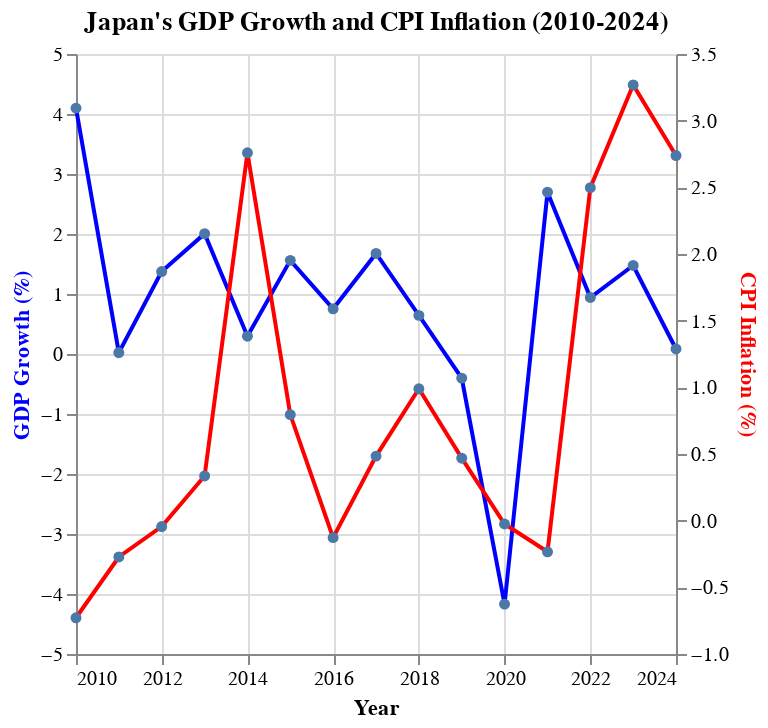

Here is the notebook cell this chart was saved with:
### Markdown cell above
### Data Visualization:
Create a dual-axis line chart with years on the x-axis, GDP growth on the left y-axis, and CPI inflation on the right y-axis.

### Code cell
import altair as alt

# Create a dual-axis chart
chart = alt.layer(
    # GDP Growth line
    alt.Chart(japan_macro_df.reset_index()).mark_line(point=True, color='blue').encode(
        x=alt.X('Year:T'),
        y=alt.Y('GDP Growth:Q', axis=alt.Axis(title='GDP Growth (%)', titleColor='blue')),
        tooltip=[alt.Tooltip('Year:T'), 'GDP Growth:Q']
    ),
    # CPI Inflation line
    alt.Chart(japan_macro_df.reset_index()).mark_line(point=True, color='red').encode(
        x=alt.X('Year:T'),
        y=alt.Y('CPI Inflation:Q', axis=alt.Axis(title='CPI Inflation (%)', titleColor='red')),
        tooltip=[alt.Tooltip('Year:T'), 'CPI Inflation:Q']
    )
).resolve_scale(
    y='independent'
).properties(
    title='Japan\'s GDP Growth and CPI Inflation (2010-2024)'
)

# Display the chart
chart

### Figure 1 — Vega-Lite specification as saved in the notebook (floating-point values rounded to 4 significant figures)
{"config": {"view": {"continuousWidth": 300, "continuousHeight": 300}}, "layer": [{"data": {"name": "data-de14f5cda72d3d21ccc3a1b592665a35"}, "mark": {"type": "line", "color": "blue", "point": true}, "encoding": {"tooltip": [{"field": "Year", "type": "temporal"}, {"field": "GDP Growth", "type": "quantitative"}], "x": {"field": "Year", "type": "temporal"}, "y": {"axis": {"title": "GDP Growth (%)", "titleColor": "blue"}, "field": "GDP Growth", "type": "quantitative"}}}, {"data": {"name": "data-de14f5cda72d3d21ccc3a1b592665a35"}, "mark": {"type": "line", "color": "red", "point": true}, "encoding": {"tooltip": [{"field": "Year", "type": "temporal"}, {"field": "CPI Inflation", "type": "quantitative"}], "x": {"field": "Year", "type": "temporal"}, "y": {"axis": {"title": "CPI Inflation (%)", "titleColor": "red"}, "field": "CPI Inflation", "type": "quantitative"}}}], "resolve": {"scale": {"y": "independent"}}, "title": "Japan's GDP Growth and CPI Inflation (2010-2024)", "$schema": "https://vega.github.io/schema/vega-lite/v5.20.1.json", "datasets": {"data-de14f5cda72d3d21ccc3a1b592665a35": [{"Year": "2010-01-01T00:00:00", "Country Name": "Japan", "GDP Growth": 4.098, "CPI Inflation": -0.7282}, {"Year": "2011-01-01T00:00:00", "Country Name": "Japan", "GDP Growth": 0.02381, "CPI Inflation": -0.2725}, {"Year": "2012-01-01T00:00:00", "Country Name": "Japan", "GDP Growth": 1.375, "CPI Inflation": -0.04406}, {"Year": "2013-01-01T00:00:00", "Country Name": "Japan", "GDP Growth": 2.005, "CPI Inflation": 0.335}, {"Year": "2014-01-01T00:00:00", "Country Name": "Japan", "GDP Growth": 0.2962, "CPI Inflation": 2.759}, {"Year": "2015-01-01T00:00:00", "Country Name": "Japan", "GDP Growth": 1.561, "CPI Inflation": 0.7953}, {"Year": "2016-01-01T00:00:00", "Country Name": "Japan", "GDP Growth": 0.7538, "CPI Inflation": -0.1273}, {"Year": "2017-01-01T00:00:00", "Country Name": "Japan", "GDP Growth": 1.675, "CPI Inflation": 0.4842}, {"Year": "2018-01-01T00:00:00", "Country Name": "Japan", "GDP Growth": 0.6434, "CPI Inflation": 0.9891}, {"Year": "2019-01-01T00:00:00", "Country Name": "Japan", "GDP Growth": -0.4022, "CPI Inflation": 0.4688}, {"Year": "2020-01-01T00:00:00", "Country Name": "Japan", "GDP Growth": -4.169, "CPI Inflation": -0.025}, {"Year": "2021-01-01T00:00:00", "Country Name": "Japan", "GDP Growth": 2.697, "CPI Inflation": -0.2334}, {"Year": "2022-01-01T00:00:00", "Country Name": "Japan", "GDP Growth": 0.942, "CPI Inflation": 2.498}, {"Year": "2023-01-01T00:00:00", "Country Name": "Japan", "GDP Growth": 1.475, "CPI Inflation": 3.268}, {"Year": "2024-01-01T00:00:00", "Country Name": "Japan", "GDP Growth": 0.0837, "CPI Inflation": 2.739}]}}
